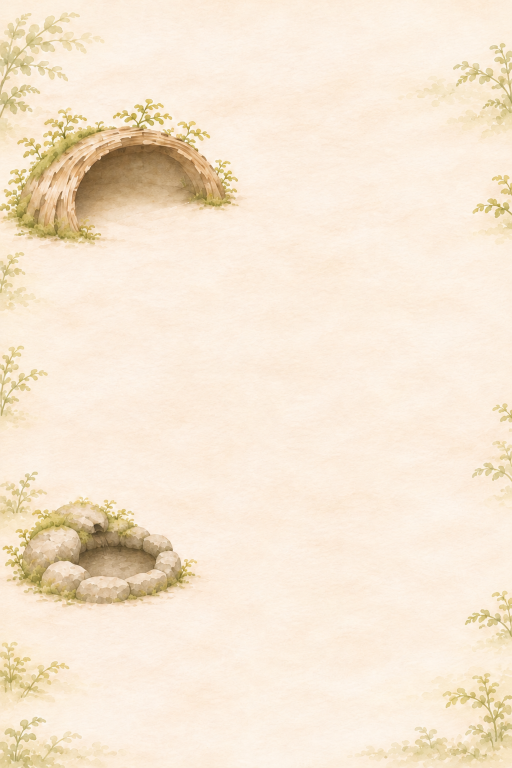
#> input picture app/src/main/assets/web/assets/forest/garden-dry.png, 1024 x 1536 px (shown at 1/2 size)
$ python cut-spring-art.py
#> lines starting #> are read from the running program, lines starting #| are printed output that depends on the picture; after the words box and inside, x2 and y2 are one past the last pixel; in counts of white or black regions, pixels touching at a corner belong together
"""1.2.13 (user: "다른 오브젝트들도 마찬가지"): the spring's stone basin was drawn from the dry-garden painting through a
rounded clip, so a pale paper blob showed around the stones (next to the lake, on snow, under other things).
This cuts the basin crop (x 0~420, y 980~1250 of garden-dry, the same crop scene.js draws) into its own sprite:
the stones, the basin hollow and the plants are kept; the paper ground fades out; pieces not attached to the stones are
dropped. Same alpha for the season variants. Original pixels only."""
import os, numpy as np
from PIL import Image, ImageDraw, ImageFilter
from scipy import ndimage as nd
ROOT = os.path.join(os.path.dirname(__file__), '..', 'app/src/main/assets/web/assets/forest')
BOX = (0, 980, 420, 1250)
src = {'': 'garden-dry.png', '-spring': 'seasons/garden-dry-spring.jpg', '-autumn': 'seasons/garden-dry-autumn.jpg', '-winter': 'seasons/garden-dry-winter.jpg'}
base = np.array(Image.open(os.path.join(ROOT, src[''])).convert('RGBA').crop(BOX)).astype(float)
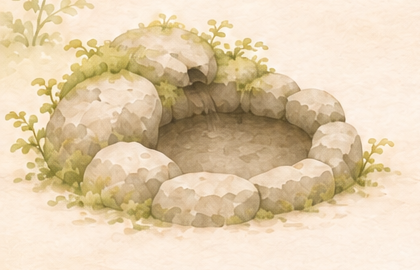
#> base: shape (270, 420, 4) float64; mean R, G, B, A 225.9, 206, 175.1, 255
H, W = base.shape[:2]; rgb = base[..., :3]
#> after `H, W = base.shape[:2]`: H = 270; W = 420
# the old clip outline (scene.js springAt), local units → tile pixels: tile x = (lx+72)*420/147.65625, y = (ly+47.22)*270/101.25
k = 420 / 147.65625
def bez(p0, p1, p2, p3, n=24):
    return [tuple((1-t)**3*np.array(p0)+3*(1-t)**2*t*np.array(p1)+3*(1-t)*t*t*np.array(p2)+t**3*np.array(p3)) for t in np.linspace(0, 1, n)]
pts = bez((-69, 6), (-73, -21), (-47, -43), (-18, -43)) + bez((-18, -43), (6, -51), (45, -31), (62, -5)) + bez((62, -5), (78, 30), (37, 42), (-6, 40)) + bez((-6, 40), (-46, 39), (-75, 25), (-69, 6))
blob = Image.new('L', (W, H), 0); ImageDraw.Draw(blob).polygon([((x+72)*k, (y+47.22)*k) for x, y in pts], fill=255)
#> after `blob = Image.new('L', (W, H), 0)`: blob: PIL image 420x270 L; every value is 0
#> after `ImageDraw.Draw(blob).polygon([((x + 72) * k, (y + 47.22) * k) for x, y`:
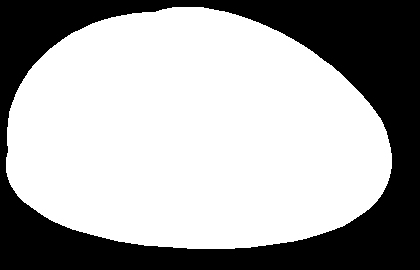
#> blob: PIL image 420x270 L; 65% white; 1 black region, box (x1, y1, x2, y2) and area: (0, 0, 420, 270) 39634
blob = np.array(blob) / 255
paper_px = rgb[(blob < .5)[..., None].repeat(3, 2).all(2) & (rgb.max(2) > 200)]
paper = np.median(paper_px, 0)
#> paper = [252, 237, 221]
d = np.sqrt(((rgb - paper) ** 2 * [1.0, 1.2, 0.8]).sum(2))
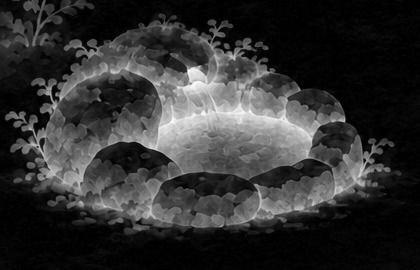
#> d: shape (270, 420) float64; min 0, max 315.6, mean 61.8; drawn with min black and max white
soft = np.clip((d - 22) / 30, 0, 1)
# the stone ring and hollow: an ellipse inside the old clip
core = Image.new('L', (W, H), 0); ImageDraw.Draw(core).ellipse([W*.24, H*.30, W*.80, H*.86], fill=255)
#> after `ImageDraw.Draw(core).ellipse([W * 0.24, H * 0.3, W * 0.8, H * 0.86], f`: core: PIL image 420x270 L; 24.9% white; 1 white region, box (x1, y1, x2, y2) and area: (100, 81, 337, 233) 28292
core = np.array(core.filter(ImageFilter.GaussianBlur(4))) / 255
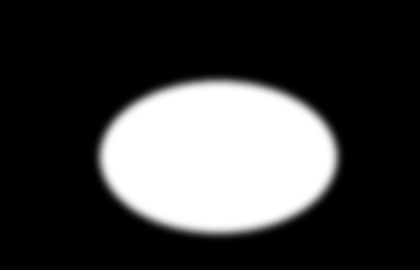
#> core: shape (270, 420) float64; min 0, max 1, mean 0.249
keep = np.maximum(soft, core) * blob
lab, n = nd.label(keep > .35)
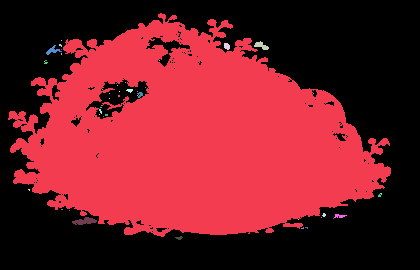
#> lab: shape (270, 420) int32; 47 distinct labels, from 0 to 46; one colour per label, 0 black
#> n = 46
if n:
    ids = set(np.unique(lab[core > .5])) - {0}
#> ids = 1 item
    body = np.isin(lab, list(ids)); body = nd.binary_fill_holes(body)   # pale stone tops are close to the paper colour: fill them
#> after `body = np.isin(lab, list(ids))`: body: shape (270, 420) bool; 47.2% white; 1 white region, box (x1, y1, x2, y2) and area: (8, 13, 391, 237) 53528
#> after `body = nd.binary_fill_holes(body)`: body: shape (270, 420) bool; 48.9% white; 1 white region, box (x1, y1, x2, y2) and area: (8, 13, 391, 237) 55468
    keep = np.maximum(keep, nd.gaussian_filter(nd.binary_erosion(body, iterations=2).astype(float), 1.2)) * nd.binary_dilation(body, iterations=1)
keep = np.array(Image.fromarray((keep * 255).astype(np.uint8)).filter(ImageFilter.GaussianBlur(.8))) / 255
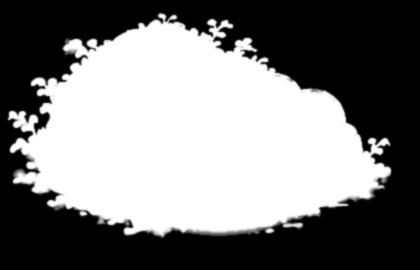
#> keep: shape (270, 420) float64; min 0, max 1, mean 0.485
for suf, f in src.items():
    im = np.array(Image.open(os.path.join(ROOT, f)).convert('RGBA').crop(BOX)).astype(float)
    im[..., 3] = keep * 255
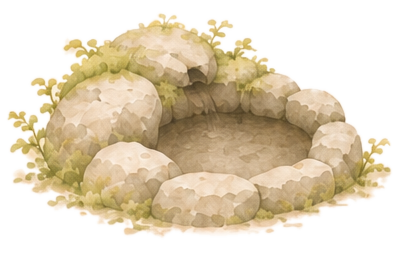
#> im: shape (270, 420, 4) float64; mean R, G, B, A 225.9, 206, 175.1, 123.7; transparent parts drawn white
    out = os.path.join(ROOT, ('spring-art.png' if not suf else 'seasons/spring-art' + suf + '.png'))
    Image.fromarray(im.round().astype(np.uint8), 'RGBA').save(out, optimize=True); print(out, round(float((im[..., 3] > 8).mean()), 3))
#| tools/../app/src/main/assets/web/assets/forest/spring-art.png 0.515
#> (the run stopped early here; a loop or call above may not have finished)
